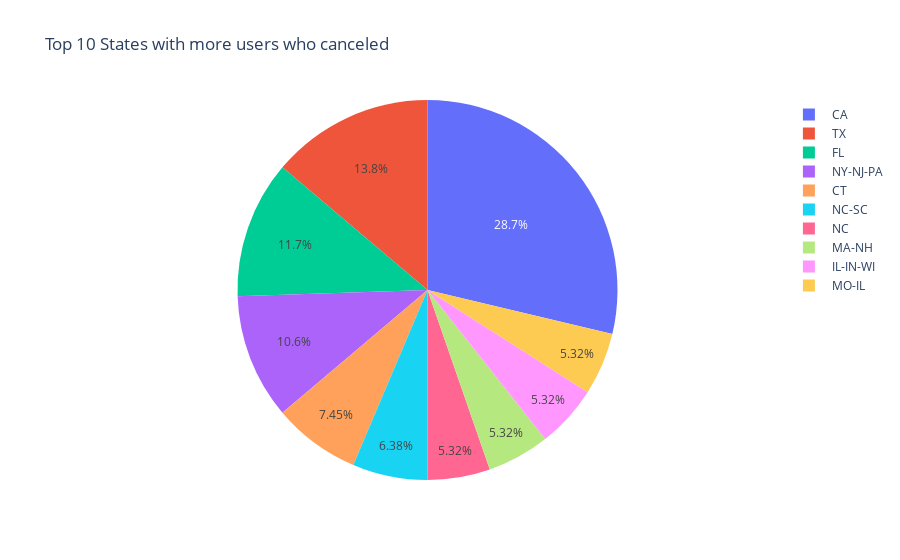

Notebook code cell kept with this figure:
### Code cell
import plotly.express as px

fig = px.pie(
    state_count_churn.reset_index(),
    values= 'count_userId', names= 'state', title= 'Top 10 States with more users who canceled')
fig.show()

### Figure 1 — Plotly figure (JSON) as saved in the notebook; plotly's stock layout.template omitted (floating-point values rounded to 4 significant figures)
{"data": [{"domain": {"x": [0, 1], "y": [0, 1]}, "hovertemplate": "state=%{label}<br>count_userId=%{value}<extra></extra>", "labels": [" CA", " TX", " FL", " NY-NJ-PA", " CT", " NC-SC", " NC", " MA-NH", " IL-IN-WI", " MO-IL"], "legendgroup": "", "name": "", "showlegend": true, "type": "pie", "values": [27, 13, 11, 10, 7, 6, 5, 5, 5, 5]}], "layout": {"legend": {"tracegroupgap": 0}, "title": {"text": "Top 10 States with more users who canceled"}}}
